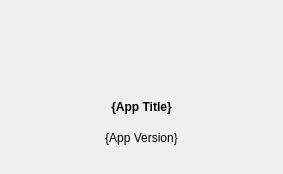
<?xml version="1.0" encoding="UTF-8"?>
<ui version="4.0">
 <class>AboutDialog</class>
 <widget class="QDialog" name="AboutDialog">
  <property name="windowModality">
   <enum>Qt::WindowModality::ApplicationModal</enum>
  </property>
  <property name="geometry">
   <rect>
    <x>0</x>
    <y>0</y>
    <width>283</width>
    <height>174</height>
   </rect>
  </property>
  <property name="minimumSize">
   <size>
    <width>283</width>
    <height>174</height>
   </size>
  </property>
  <property name="maximumSize">
   <size>
    <width>283</width>
    <height>174</height>
   </size>
  </property>
  <property name="windowTitle">
   <string>About this app</string>
  </property>
  <property name="modal">
   <bool>true</bool>
  </property>
  <layout class="QVBoxLayout" name="verticalLayout">
   <property name="topMargin">
    <number>24</number>
   </property>
   <property name="bottomMargin">
    <number>24</number>
   </property>
   <item>
    <layout class="QHBoxLayout" name="horizontalLayout">
     <item>
      <spacer name="horizontalSpacer">
       <property name="orientation">
        <enum>Qt::Orientation::Horizontal</enum>
       </property>
       <property name="sizeHint" stdset="0">
        <size>
         <width>40</width>
         <height>20</height>
        </size>
       </property>
      </spacer>
     </item>
     <item>
      <widget class="QLabel" name="lblAppIcon">
       <property name="minimumSize">
        <size>
         <width>64</width>
         <height>64</height>
        </size>
       </property>
       <property name="maximumSize">
        <size>
         <width>64</width>
         <height>64</height>
        </size>
       </property>
       <property name="styleSheet">
        <string notr="true">#lblAppIcon{border-image:url(:/logo/logos/logo_crudMahasiswa_512px.png) 0 0 stretch stretch;}</string>
       </property>
       <property name="text">
        <string/>
       </property>
      </widget>
     </item>
     <item>
      <spacer name="horizontalSpacer_2">
       <property name="orientation">
        <enum>Qt::Orientation::Horizontal</enum>
       </property>
       <property name="sizeHint" stdset="0">
        <size>
         <width>40</width>
         <height>20</height>
        </size>
       </property>
      </spacer>
     </item>
    </layout>
   </item>
   <item>
    <widget class="QLabel" name="lblAppTitle">
     <property name="font">
      <font>
       <bold>true</bold>
      </font>
     </property>
     <property name="text">
      <string>{App Title}</string>
     </property>
     <property name="alignment">
      <set>Qt::AlignmentFlag::AlignCenter</set>
     </property>
    </widget>
   </item>
   <item>
    <widget class="QLabel" name="lblAppVersion">
     <property name="text">
      <string>{App Version}</string>
     </property>
     <property name="alignment">
      <set>Qt::AlignmentFlag::AlignCenter</set>
     </property>
    </widget>
   </item>
  </layout>
 </widget>
 <resources/>
 <connections/>
</ui>
